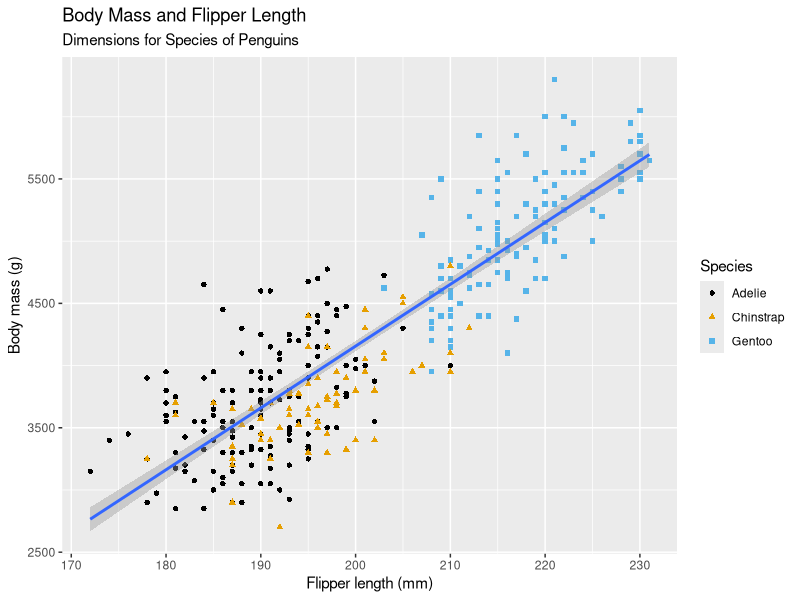
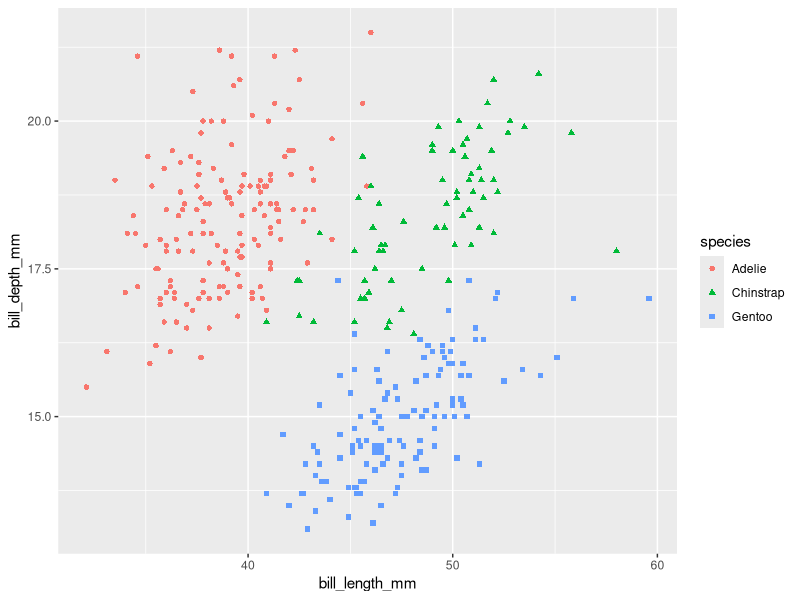
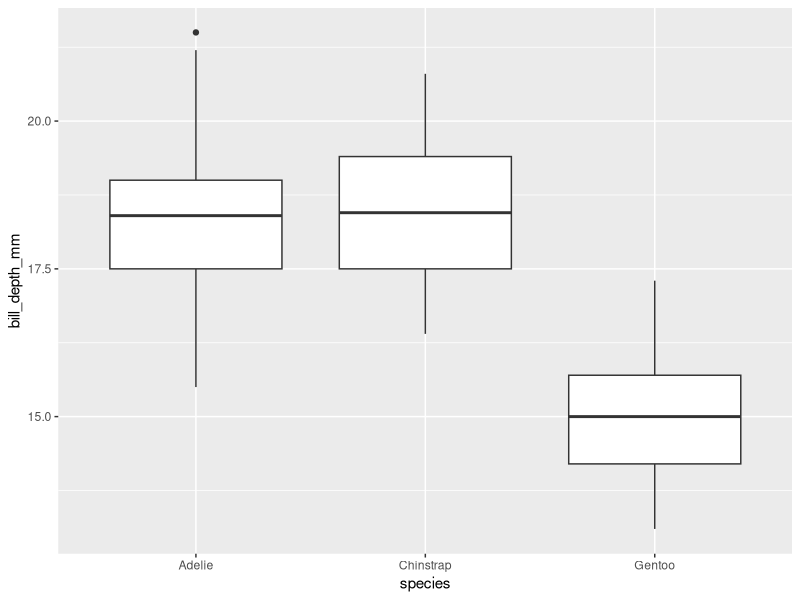

Write R code to recreate these figures, in order. (Note: this script raises an error after producing the figures.)
## ---- chunk 1
library(tidyverse) # essential for working with tidy data

library(palmerpenguins) # contains datasetYes

library(ggthemes) # themes for ggplot?

## ---- chunk 2

# Looking at summaries of datasets
glimpse(penguins)
View(penguins) # interactive viewer in RStudio
## ---- chunk 3
ggplot(
  data=penguins,
  mapping = aes(x=flipper_length_mm, y=body_mass_g) # aes is aesthetics
) + 
  geom_point(mapping = aes(color=species, shape=species)) + # geometrical object to represent data on plot, do species coloring here as to not change ggplot aes
  geom_smooth(method='lm') + # add best fit line
  labs(
    title="Body Mass and Flipper Length",
    subtitle="Dimensions for Species of Penguins",
    x="Flipper length (mm)",
    y="Body mass (g)",
    color="Species",
    shape="Species"
  ) +
  scale_color_colorblind() # from ggthemes
## ---- chunk 4
df <- penguins
## ---- chunk 5
?penguins
## ---- chunk 6
ggplot(
  data=penguins,
  mapping=(aes(x=bill_length_mm, y=bill_depth_mm))
) +
  geom_point(mapping=aes(color=species, shape=species))
## ---- chunk 7
ggplot(
  data=penguins,
  mapping=aes(x=species, y=bill_depth_mm)
) +
  geom_boxplot()

## ---- chunk 8
ggplot(data=penguins) +
  geom_point()
## ---- chunk 9
#?geom_point()
ggplot(
  data=penguins,
  mapping=aes(x=bill_length_mm, y=flipper_length_mm)
) +
  geom_point(na.rm=TRUE)

## ---- chunk 10
ggplot(
  data=penguins,
  mapping=aes(x=bill_length_mm, y=flipper_length_mm)
) + 
  geom_point(na.rm=TRUE) +
  labs(caption="Data comes from the palmerpenguins package.")

## ---- chunk 11
ggplot(
  data=penguins,
  mapping=aes(x=flipper_length_mm, y=body_mass_g)
) +
  geom_point(mapping=aes(color=bill_depth_mm)) +
  geom_smooth() # draws a curved line without 'lm'

## ---- chunk 12
ggplot(
  data=penguins,
  mapping=aes(x=flipper_length_mm, y=body_mass_g, color=island)
) +
  geom_point() +
  geom_smooth(se=FALSE)
## ---- chunk 13
ggplot(
  data = penguins,
  mapping = aes(x = flipper_length_mm, y = body_mass_g)
) +
  geom_point() +
  geom_smooth()

ggplot() +
  geom_point(
    data = penguins,
    mapping = aes(x = flipper_length_mm, y = body_mass_g)
  ) +
  geom_smooth(
    data = penguins,
    mapping = aes(x = flipper_length_mm, y = body_mass_g)
  )
